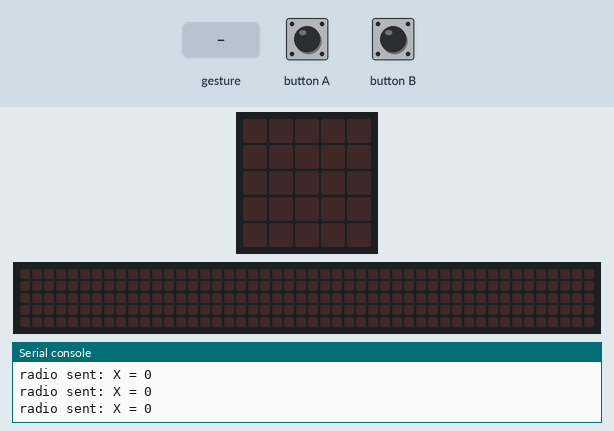
This program was run on a simulated BBC micro:bit (MakeCode). Parts: the board's 5×5 LED display, a strip that is not on the board, showing the scrolling text unrolled, the last lines printed to the serial console. Inputs (shaded band) come from the test bench. No radio messages arrive unless stated (any console line starting 'radio sent:' is added by the test bench); a tilt is held for 1.5 s and a shake lasts 1 s, then the board lies face up again; the 48×5 strip is a reading aid, not a part: it shows the text the display is scrolling, unrolled, one strip-width of it at a time.

Above: at 1.2 s.
1.3 s: button B pressed for 0.15 s
At 1.7 s:
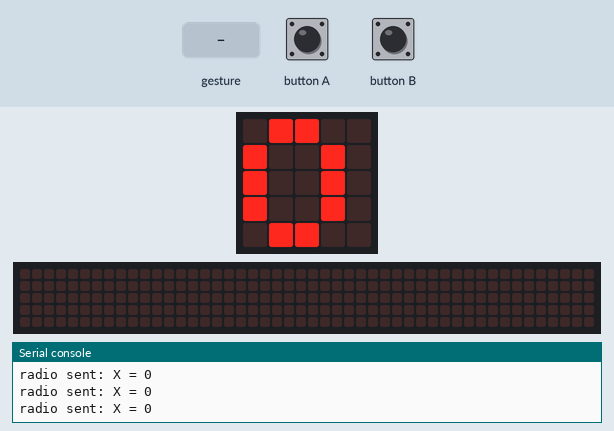
2.9 s: button A pressed for 0.15 s
At 4.27 s:
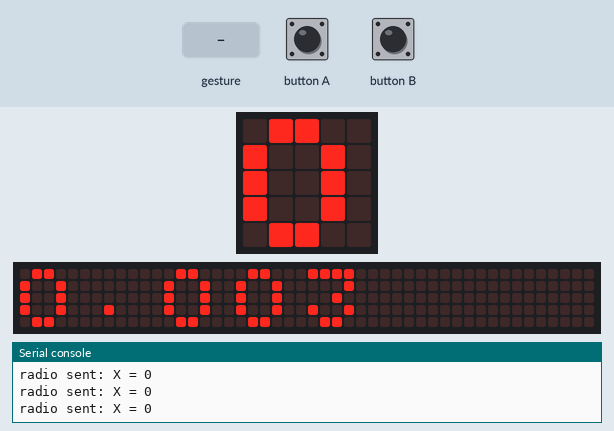
6.0 s: gesture 'shake'
9.0 s: button B pressed for 0.15 s
At 12.0 s:
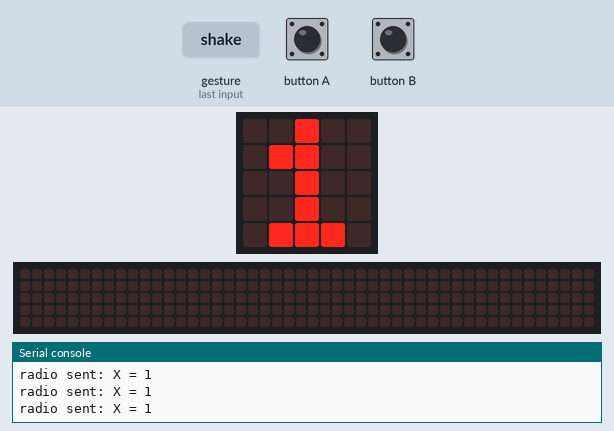
12.1 s: button A pressed for 0.15 s
At 14.42 s:
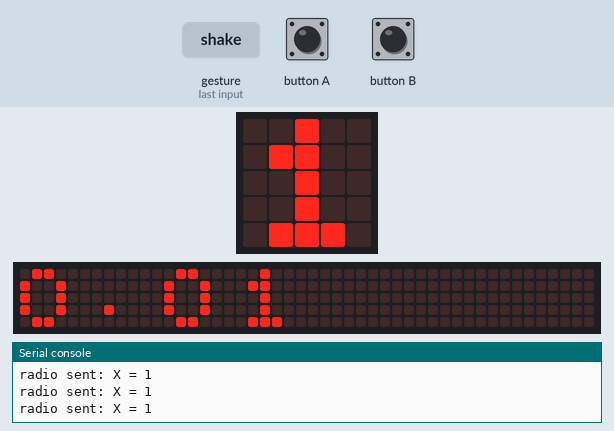
Timing chart, 0 to 15.9 s (numbered marks = the images above; inputs shaded):
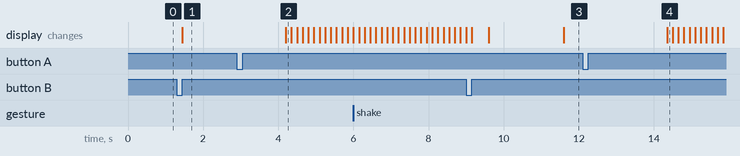

Measured:
- after the input at 1.3 s, the display: changes after 0.15 s (image 1)
- after the input at 2.9 s, the display: changes after 1.3 s (image 2)

The program:

main.ts
```typescript
input.onButtonPressed(Button.A, function () {
    temps = input.runningTime() / 1000
})
input.onButtonPressed(Button.B, function () {
    basic.showNumber(nombre_de_pas)
    basic.pause(2000)
    basic.showNumber(temps / 1000)
    basic.pause(2000)
})
input.onGesture(Gesture.Shake, function () {
    nombre_de_pas += 1
})
let vitesse = 0
let temps = 0
let nombre_de_pas = 0
nombre_de_pas = 0
radio.setGroup(88)
basic.forever(function () {
    vitesse = nombre_de_pas / temps
    radio.sendValue("X", nombre_de_pas)
})
```

test.ts
```typescript
// les tests vont ici ; cela ne sera pas compilé si ce paquet est utilisé en tant qu'extension.
```
